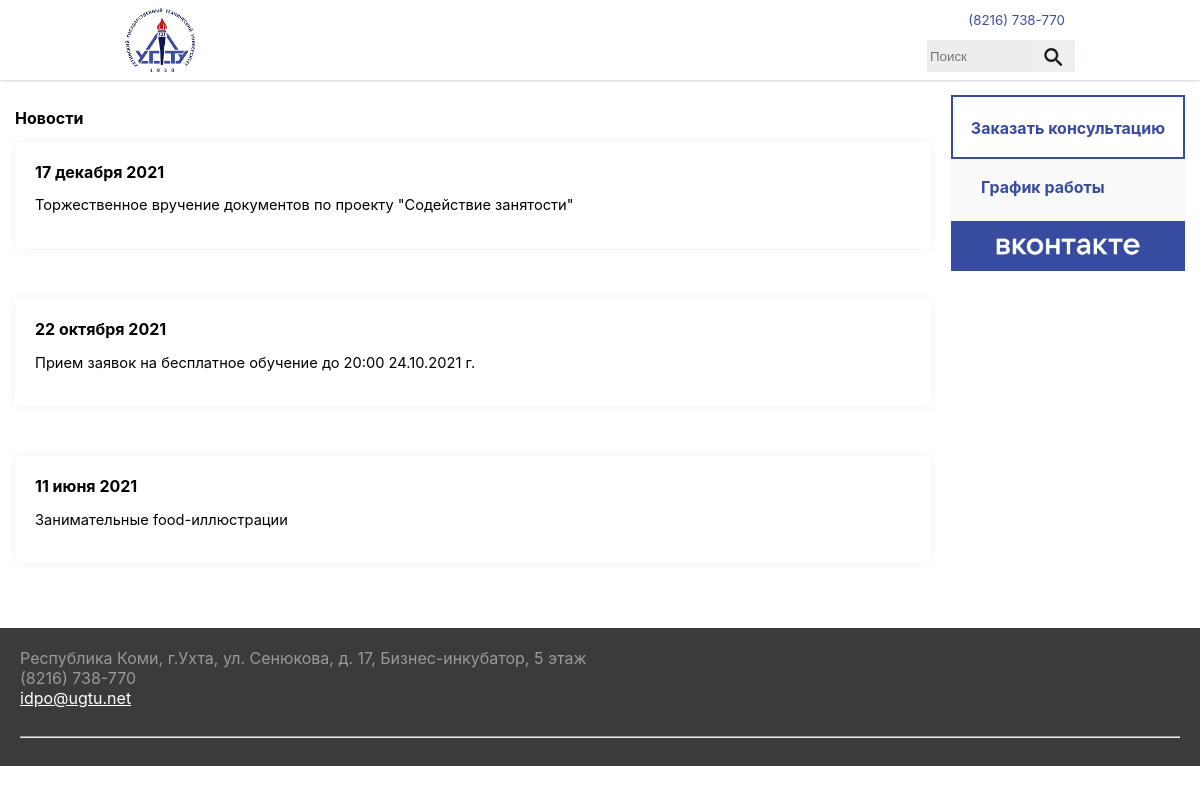
Before: /all_news/ with the older database file.
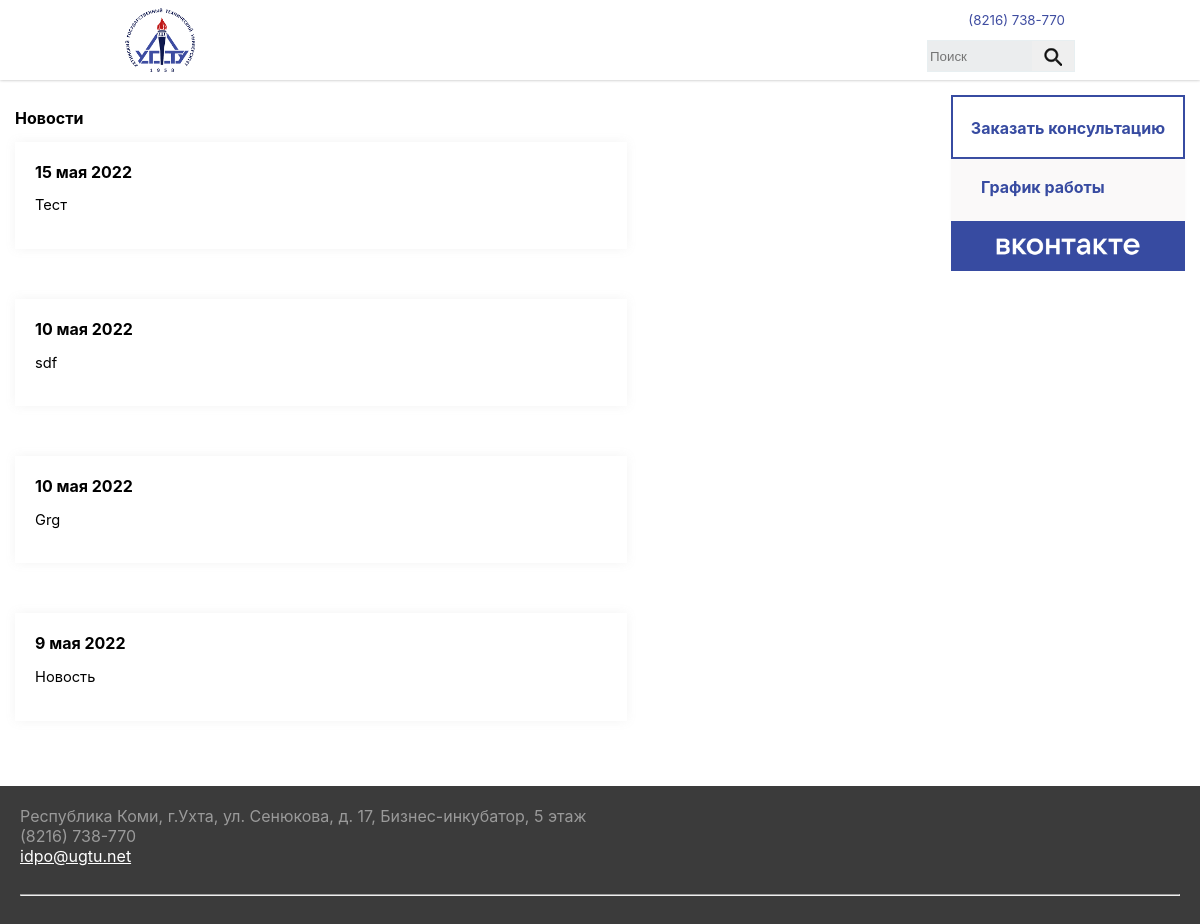
After: the same page with the newer database file.
### main/models.py (models this page shows, shortened)
class News(models.Model):
    date = models.DateTimeField('Дата')
    name = models.CharField('Название', max_length=70)
    post = models.TextField('Описание')
    publish = models.BooleanField('Опубликовать',default=True)
    slug = models.SlugField('Slug', max_length=255, unique=True, db_index=True)
    class Meta:
        verbose_name = 'Новость'
        verbose_name_plural = '2. Новости'
        ordering = ['-date']

### main/views.py (the view)
# urls.py: path('all_news/', views.all_news, name='all_news'),
def all_news(request):
    now = datetime.now()
    news = News.objects.filter(date__lte=now)
    paginator = Paginator(news, 10)
    page_num = request.GET.get('page', 1)
    page_obj = paginator.get_page(page_num)
    context = {
        'page_obj': page_obj,
    }
    template = 'main/news.html'
    return render(request, template, context)

### main/templates/main/news.html (shortened to what this page needs)
{% extends 'main/base.html' %}
{% load static %}
{% block bl_l %}
<div class="course">
    <h2>Новости</h2>
    {% for el in page_obj %}
    {% if el.publish == True %}
      <a href="/news/{{el.slug}}" class="course_post">
        <div class="course_text">
          <h2>{{ el.date|date:"j E Y" }}</h2>
          <h3>{{ el.name }}</h3>
        </div>
      </a>
      {% endif %}
      {% endfor %}
  </div>
{% endblock %}

### main/templates/main/base.html (shortened to what this page needs)
{% load static %}
<!DOCTYPE html>
<html lang="ru">
<head>
    <link rel="stylesheet" type="text/css" href="{%static 'css/style.css'%}">
</head>
<body>
<header class="header">
    <div class="container">
        <div class="header_body">
            <div class="logo">
                <a href="{% url 'home' %}" class="header_logo">
                    <img src="{%static 'img/logo.png'%}" alt="">
                </a>
                <nav class="header_menu">
                </nav>
            </div>
            <div class="header_nav">
                <ul>
                    <li class="add-menu">
                        <a href="tel:8216738770">(8216) 738-770</a>
                    </li>
                </ul>
            </div>
            <div class="right-nav">
                    <form class="search-box" action="{% url 'search' %}">
                        <input type="text" class="search-txt" placeholder="Поиск" name="search" required>
                        <button class="search-btn" type="submit"><img src="{%static 'img/search.png'%}"></button>
                    </form>
            </div>
        </div>
    </div>
</header>
<div class="content">
    <div class="main_content">
        <div class="grid">
            <div class="bl_l">
                {% block bl_l %}{% endblock %}
            </div>
            <div class="bl_r">
                <a class="questions" href="">
                    <p>Заказать консультацию</p>
                  </a>
                  <div class="schedule">
                  <h2>График работы</h2>
                  </div>
                  <div class="social">
                  <a href="https://vk.com/idpo.ugtu" target="_blank">
                    <img src="{%static 'img/ico/vk.png'%}" alt="">
                    </a>
                  </div>
            </div>
         </div>
    </div>
</div>
<footer>
    <div class="footer-content">
        <p>Республика Коми, г.Ухта, ул. Сенюкова, д. 17, Бизнес-инкубатор, 5 этаж</p>
        <p>(8216) 738-770</p>
        <p><a href="mailto:idpo@ugtu.net">idpo@ugtu.net</a></p>
        <br>
        <hr>
    </div>
</footer>
</body>
</html>

### idpo/static/css/style.css (style rules this page uses)
html { font-family: sans-serif; }
body { margin: 0; padding: 0; font-family: -apple-system, BlinkMacSystemFont, "Segoe UI", Roboto, "Helvetica Neue", Arial, "Noto Sans", sans-serif, "Apple Color Emoji", "Segoe UI Emoji", "Segoe UI Symbol", "Noto Color Emoji"; }
.content { margin-top: 50px; }
.container { max-width: 1600px; margin: 0 auto; }
.main_content { max-width: 1600px; margin: 0 auto; padding: 15px; }
.header { position: fixed; width: 100%; top: 0; left: 0; z-index: 50; }
.header:before { content: ''; position: absolute; top: 0; left: 0; width: 100%; height: 100%; background-color: #fff; box-shadow: 0 0 3px rgba(0,0,0,0.3); z-index: 2; }
.header_body { position: relative; display: flex; justify-content: space-between; height: 80px; padding: 0 10px; }
.logo { display: flex; position: relative; }
.header_logo { top:10%; flex: 0 0 70px; z-index: 3; position: relative; overflow: hidden; margin-right: 20px; }
.header_logo img { max-width: 100%; display: block; }
.header_nav { position: absolute; display: flex; height: 15px; z-index: 4; right: 10px; top:10px; font-size: 10pt; }
.header_nav ul { position: relative; display: flex; height: 20px; margin-top: 2px; }
.header_nav li { margin-right: 10px; list-style: none; }
.header_nav li a { text-decoration: none; display: block; }
.right-nav { position: relative; display: flex; }
.search-box { position: relative; top: 50%; height: 30px; display: flex; z-index: 3; background-color: #ebedee; border: 1px solid rgb(232, 239, 241); transition: all 0.7s ease 0s; }
button.search-btn { display: flex; justify-content: center; height: 30px; border: 0; }
.search-txt { border: none; outline: none; background: none; }
.add-menu a { color: #3f4da1; }
.grid { display: flex; }
.bl_l { display: flex; flex-wrap: wrap; margin-right: 20px; }
.bl_r { flex: 0 0 20%; margin-left: auto; }
.course { display: flex; flex: 0 1 100%; flex-wrap: wrap; height: auto; padding-left: 0; }
.course_post { width: 100%; margin-bottom: 50px; box-shadow: 0 0 10px rgba(148, 148, 148, 0.1); text-decoration: none; color: #000; padding: 20px; display: flex; transition: all 0.7s ease 0s; }
.course_text { width: 100%; }
.course_text h2 { margin: 0; }
.course_text h3 { font-weight: normal; }
.questions { display: block; font-weight: bold; height: 50px; color: #374ba1; text-decoration: none; padding: 5px; transition: all 0.7s ease 0s; border: solid 2px #374ba1 ; text-align: center; }
.social { display: flex; margin-bottom: 20px; align-items: center; }
.social a { font-weight: bold; flex: 0 1 100%; height: 40px; position: relative; color: #fff; text-decoration: none; text-align: center; padding: 5px; transition: all 0.7s ease 0s; background: #374ba1; }
.social a img { max-height: 100%; position: relative; }
.schedule { padding: 5px 30px 10px 30px; background: rgba(201, 198, 198, 0.1); box-shadow: 0 0 3px rgba(201, 198, 198, 0.1); color: #374ba1; font-weight: bold; }
footer { background: #3b3b3b; padding: 20px; }
.footer-content { color: rgb(154, 154, 154); max-width: 1600px; margin: 0 auto; }
.footer-content a { color: #fff; }
footer p { margin: 0; }
@media (max-width:1200px) { .container { max-width: 970px; } }
@media (max-width:1200px) { .search-txt { max-width: 100px; } }
@media (max-width:1200px) { h2 { font-size: 12pt; } }
@media (max-width:1200px) { h3 { font-size: 11pt; } }

### main/templates/main/news.html (style rules this page uses)
.grid { margin-top: 30px; }

Changed rows visible on the page:
removed News: date "17 декабря 2021", name "Торжественное вручение документов по проекту \"Содействие занятости\""
removed News: date "22 октября 2021", name "Прием заявок на бесплатное обучение до 20:00 24.10.2021 г."
removed News: date "11 июня 2021", name "Занимательные food-иллюстрации"
added News: date "15 мая 2022", name "Тест"
added News: date "10 мая 2022", name "sdf"
added News: date "10 мая 2022", name "Grg"
added News: date "9 мая 2022", name "Новость"
